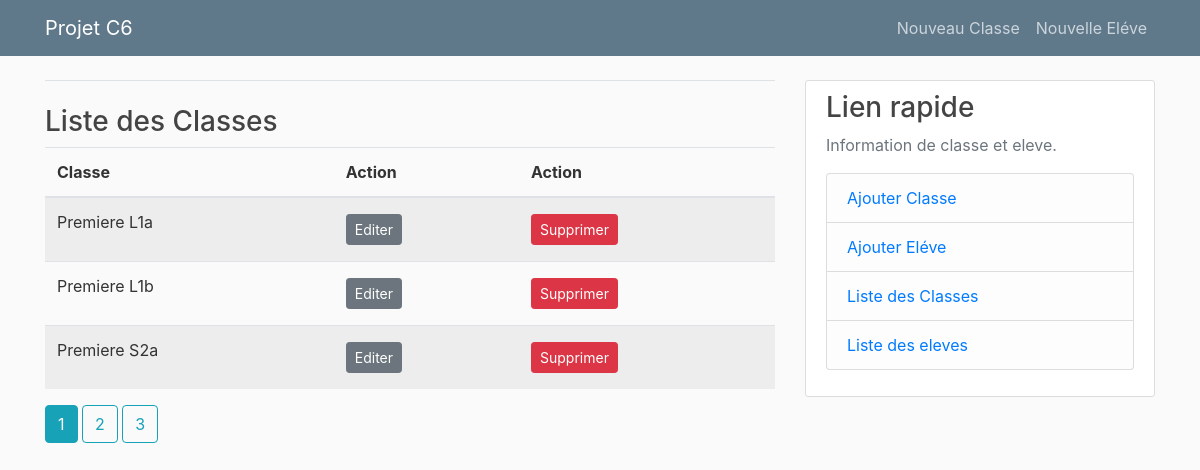
The app's page /allclasses with its own data.
### projetc6/models.py (models this page shows, shortened)
class Classe(db.Model):
	id = db.Column(db.Integer, primary_key=True)
	nomcl = db.Column(db.String(20), unique=True, nullable=False)
	eleves = db.relationship('Eleve', backref='classe', lazy=True)

### projetc6/routes.py (the view)
@app.route("/")
@app.route("/allclasses")
def allclasses():
	page=request.args.get('page',1,type=int)
	classes=Classe.query.order_by(Classe.nomcl.asc()).paginate(page=page,per_page=3)
	return render_template('allclasses.html',classes=classes)

### projetc6/templates/allclasses.html
{% extends "layout.html" %}
	{% block content %}
        	 <div class="panel panel-danger">
        	 	<div class=" border-bottom mb-4"></div>
                    <div class="panel-heading "><h3>Liste des Classes</h3></div>
                    <div class="panel-body">
                        <table class="table table-striped">
                            <thead>
                                <tr>
	                                <th>Classe</th>
	                                <th>Action</th>
	                                <th>Action</th>
                            	</tr>
                            </thead>
                            <tbody>
                            {% for classe in classes.items %}
                                <tr>
                                    <td>{{ classe.nomcl }}</td>
                                    <td><a class="btn btn-secondary btn-sm mt-1 mb-1" href="{{ url_for('update_classe', cl_id=classe.id) }}">Editer</a></td>
                                    <td><a class="btn btn-danger btn-sm mt-1 mb-1" onclick="return confirm('Etes-vous sure de vouloir Supprimer?')" href="{{ url_for('delete_classe', cl_id=classe.id) }}">Supprimer</a></td>
                                </tr>
                            {% endfor %}
                            </tbody>
                        </table>
                    </div>
                </div>
                {% for page_num in classes.iter_pages(left_edge=1, right_edge=1, left_current=1, right_current=2) %}
			      {% if page_num %}
			        {% if classes.page == page_num %}
			          <a class="btn btn-info mb-4"
				          href="{{ url_for('allclasses', page=page_num) }}">{{ page_num }}
				      </a>
			        {% else %}
			          <a class="btn btn-outline-info mb-4"
				          href="{{ url_for('allclasses', page=page_num)}}">{{ page_num }}
				      </a>
			        {% endif %}
			      {% else %}
			        ...
			      {% endif %}
				{% endfor %}
	{% endblock content %}

### projetc6/static/main.css (style rules this page uses)
body { background: #fafafa; color: #333333; margin-top: 5rem; }
h1, h2, h3, h4, h5, h6 { color: #444444; }

### records on screen
Classe: nomcl "Premiere L1a"
Classe: nomcl "Premiere L1b"
Classe: nomcl "Premiere S2a"

### other values on screen
{{ page_num }} "1"
{{ page_num }} "2" "3"
